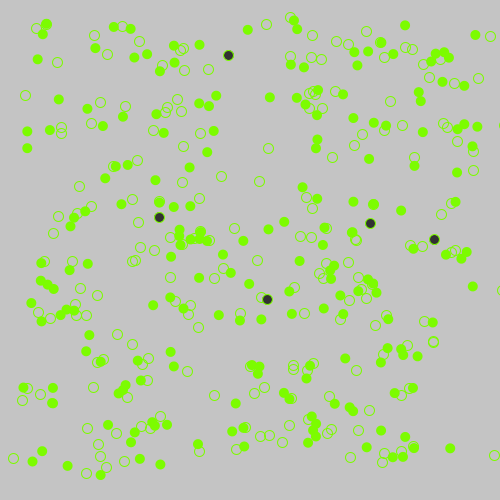
Frame 1 (no input)
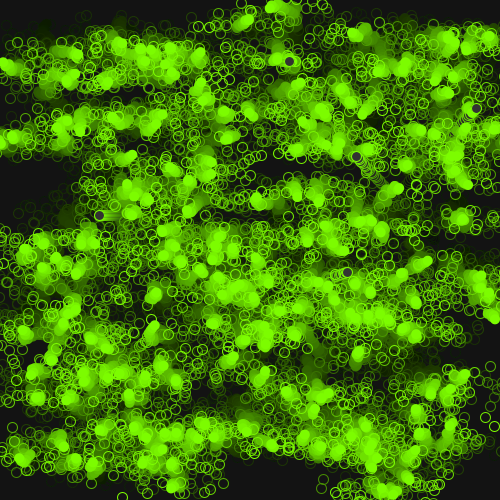
Frame 60 (the mouse pressed at the canvas centre just before this capture)
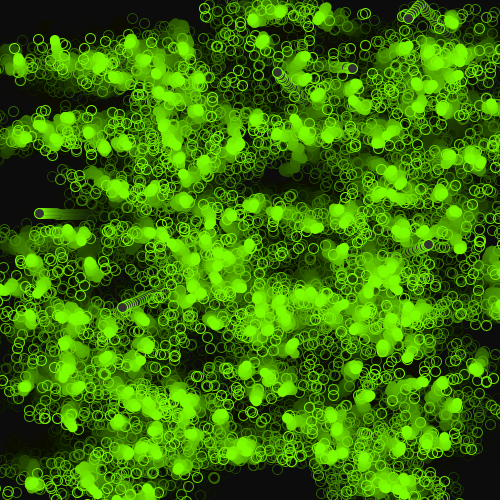
Frame 120 (the mouse held since frame 60 and released just before this capture)

The Processing sketch that drew these frames (run headless with seeded random() and noise(); from frame 60 on, the mouse is pressed at the canvas centre):

// Processing sketch: processing_167137
// ── processing_167137.pde

//credits to Sabin Serban ( http://www.openprocessing.org/sketch/35721 )
int numCircles = 200;
Circle [] c = new Circle[numCircles];
int numBalls = 5;
Ball[] b = new Ball[numBalls];
int d = 10;
PVector pAux, aAux, vAux; //position, acceleration, velocity

void setup() {
  size(500, 500);
  smooth();

  // create 200 circle objects (boids) and populate the array with them
  for (int i=0; i<c.length; i++) {
    c[i] = new Circle(random(20, width-20), random(20, height-20), 4);
  }

  // create 5 ball objects (predators)
  for (int i=0; i<b.length; i++) 
  {
    pAux = new PVector(random(width/10, width - (width/10)), random(height/10, height - (height/10)));
    vAux = new PVector(random(-2, 2), random(-2, 2));
    aAux = new PVector(0, 0);
    b[i] = new Ball(pAux, vAux, aAux, d, 1);
  }
}

void draw() 
{
  fill(0, 10);
  noStroke();  
  rect(0, 0, width, height);

  for (int i=0; i<c.length; i++)
  {
    c[i].show();
    c[i].move();
    c[i].checkCollision();
  }

  for (int i=0; i<b.length; i++) 
  {
    b[i].move();
    edgeCollide(b[i]);
  }

  ballCollide();

  for (int i=0; i<b.length; i++) 
  {
    fill(50);
    b[i].vecDraw();
    if (b[i].hits!=0) 
    {
      b[i].col=true;
      b[i].hits=0;
    } 
    else {
      b[i].col=false;
    }
  }
}
void mousePressed() {
  addBall();
}

void edgeCollide(Ball b) 
{
  PVector vAux = new PVector();
  if (! (b.col)) 
  {
    if ((b.p.x<b.r/2)&&(b.v.x<0)) 
    {
      vAux.set(((-1)*b.v.x), b.v.y, 0);
      b.collide(vAux);
      b.col=true;
    }
    else if ((b.p.x>(width-b.r/2))&&(b.v.x>0)) 
    {
      vAux.set(((-1)*b.v.x), b.v.y, 0);
      b.collide(vAux);
      b.col=true;
    }
    if ((b.p.y<b.r/2)&&(b.v.y<0)) 
    {
      vAux.set(b.v.x, ((-1)*b.v.y), 0);
      b.collide(vAux);
      b.col=true;
    }
    else if ((b.p.y>(height-b.r/2))&&(b.v.y>0)) 
    {
      vAux.set(b.v.x, ((-1)*b.v.y), 0);
      b.collide(vAux);
      b.col=true;
    }
    else 
    {
      b.col=false;
    }
  }
}

void ballCollide() 
{
  Ball Ba, Bb;
  PVector newa = new PVector();
  PVector newb = new PVector();
  PVector finala = new PVector();
  PVector finalb = new PVector();
  float dx, dy, t, maga, magb, d1, d2;

  for (int i=0; i<b.length-1; i++) 
  {
    for (int j=i+1; j<b.length; j++) 
    {
      if (PVector.dist(b[i].p, b[j].p)<=b[i].r/2+b[j].r/2) 
      {
        if (!(b[i].col) && !(b[j].col)) 
        {
          Ba=b[i];
          Bb=b[j];
          dx = Ba.p.x-Bb.p.x;
          dy = Ba.p.y-Bb.p.y;
          t = atan2(dy, dx);
          maga = Ba.v.mag();
          magb = Bb.v.mag();
          d1 = atan2(Ba.v.y, Ba.v.x);
          d2 = atan2(Bb.v.y, Bb.v.x);
          newa.set(maga*cos(d1-t), maga*sin(d1-t), 0);
          newb.set(magb*cos(d2-t), magb*sin(d2-t), 0);
          finala.set(((Ba.m-Bb.m)*newa.x + (2*Bb.m)*newb.x) / (Ba.m+Bb.m), newa.y, 0);
          finalb.set(((Ba.m+Ba.m)*newa.x + (Bb.m-Ba.m)*newb.x) / (Ba.m+Bb.m), newb.y, 0);
          newa.set( (cos(t)*finala.x + cos(t + HALF_PI)*finala.y), (sin(t)*finala.x + cos(t + HALF_PI)*finala.y), 0 );
          newb.set( (cos(t)*finalb.x + cos(t + HALF_PI)*finalb.y), (sin(t)*finalb.x + cos(t + HALF_PI)*finalb.y), 0 );
          Ba.collide(newa);
          Bb.collide(newb);
        }
        b[i].hits++;
        b[j].hits++;
      }
    }
  }
}

void addBall() {
  Ball[] baux;
  Ball aux;

  numBalls++;
  pAux = new PVector(mouseX, mouseY);
  vAux = new PVector(random(-5, 5), random(-5, 5));
  aAux = new PVector(0, 0);
  aux = new Ball(pAux, vAux, aAux, d, 1);
  baux = (Ball[])append(b, aux);
  b=baux;
}


class Ball 
{

  PVector p;
  PVector v;
  PVector a;
  int r, hits;
  float m;
  boolean col;

  Ball(PVector pAux, PVector vAux, PVector aAux, int rAux, int mAux) 
  {
    p = pAux;
    v = vAux;
    a = aAux;
    r = rAux;
    m = mAux;
    col = false;
    hits=0;
  }

  void move() 
  {
    v.add(a);
    p.add(v);
  }

  void move(PVector aAux) 
  {
    a.set(aAux);
    v.add(a);
    p.add(v);
  }

  void vecDraw() 
  {
    ellipse(p.x, p.y, r, r);
  }

  void collide(PVector vNew) 
  {
    v.set(vNew);
  }
}

class Circle
{
  float x, y, size;
  float speed;

  Circle(float x_, float y_, float s)
  {
    x = x_;
    y = y_;
    speed = s;
  }

  void show()
  {
    noStroke();
    fill(124, 252, 0);
    ellipseMode(CENTER);
    ellipse(x, y, d, d);
    noFill();
    stroke(124, 252, 0);
    ellipse(x+random(-50, 50), y+random(-10, 10), d, d);
  }

  void move()
  {
    x+=random(-speed, speed);
    y+=random(-speed, speed);
  }

  void checkCollision()
  {
    float r = 5.0;
    for (int i = 0; i < c.length; i++) 
    {
      if (dist(x, y, c[i].x, c[i].y) < r+c[i].size/2 && c[i]!=this ) 
      {
        x+=random(speed, -speed);
        y+=random(speed, -speed);
      }
    }
  }
}
